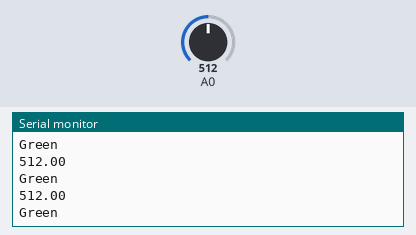
This sketch was run on a simulated Arduino Uno, built with avr-gcc and run on an emulated ATmega328P. On the bench: the last lines printed to the serial monitor. Inputs (shaded band) come from the test bench; at power-on: A0 = 512.

Above: at 1.2 s.
1.3 s: A0 set to 210
At 1.82 s:
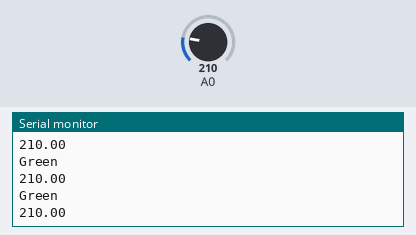
2.8 s: A0 set to 187
At 2.83 s:
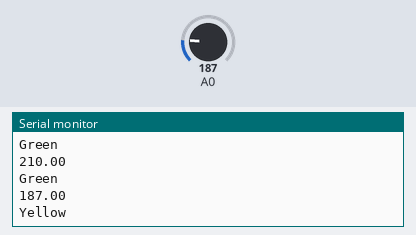
Timing chart, 0 to 5.8 s (numbered marks = the images above; inputs shaded):
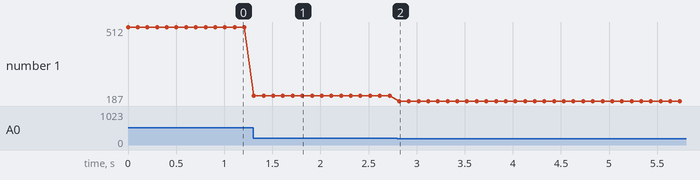

Measured:
- the behaviour switches between 201 and 200 on A0 (found by bisection; images 1 and 2)
- after the input at 1.3 s, the serial monitor: prints a new line at once (image 1)
- after the input at 2.8 s, the serial monitor: prints a new line at once (image 2)
- plotted number 1: 512 → 210 after the input at 1.3 s, 210 → 187 after the input at 2.8 s

The sketch:

setWaterLevel.ino
```cpp
void setup()
{
    pinMode(A0, INPUT);
    Serial.begin(9600);
}
void loop()
{
    float value=analogRead(A0);
    Serial.println(value);
    float endValue=1025;
    if (value>= 0 && value<=200)
    {
        Serial.println("Yellow");
    }
    else if (value>= 201 && value<=900)
    {
        Serial.println("Green");
    }
    else
     {
        Serial.println("Red");
     }
    delay(100);
}
```
